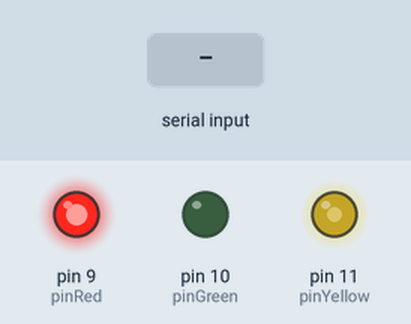
Simulated run of this sketch. Board: Arduino Uno, built with avr-gcc and run on an emulated ATmega328P. On the bench: output pins drawn as LEDs (lit = HIGH). Inputs (shaded band) come from the test bench. What the sketch prints to the serial monitor is not drawn.

Above: at 1.2 s.
1.3 s: "90,45,200," received over Serial
At 2.5 s:
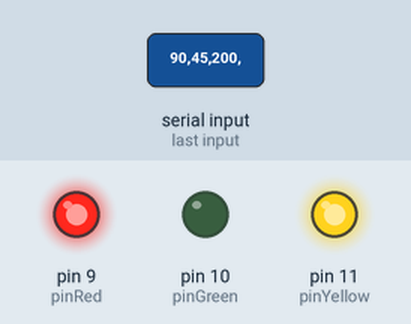
4.3 s: "30,150,10," received over Serial
At 5.2 s:
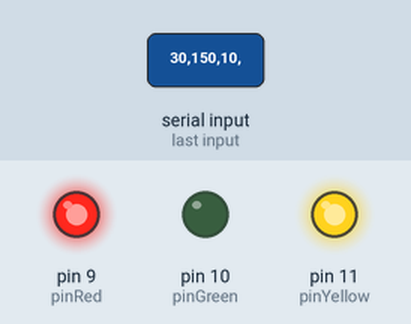
5.8 s: "200," received over Serial
At 8.6 s:
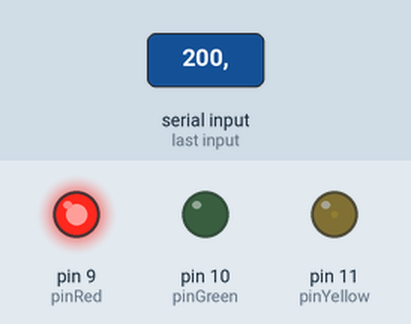
8.8 s: "90,45,200,10," received over Serial
At 10.7 s:
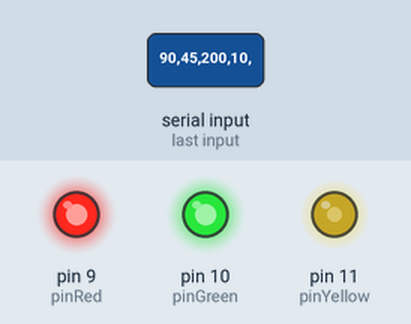
11.3 s: "30,150,10,200," received over Serial
At 12.1 s:
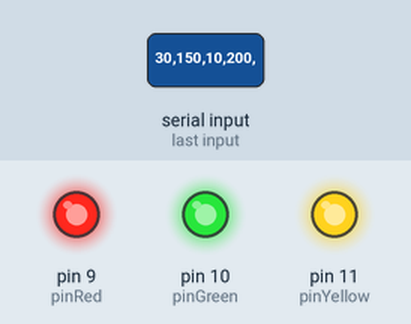
13.8 s: "1,90,45," received over Serial
At 16.3 s:
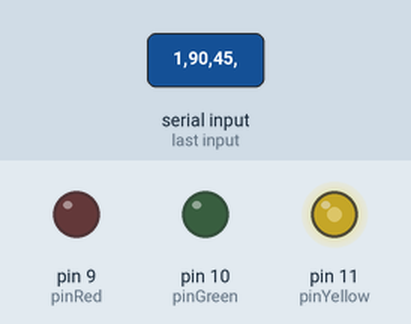
Timing chart, 0 to 17.8 s (numbered marks = the images above; inputs shaded):
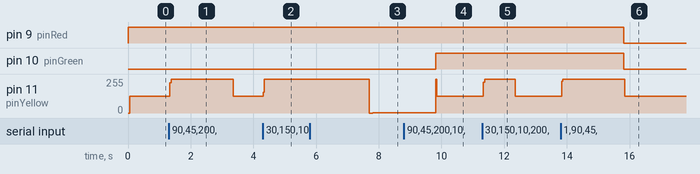

The sketch:

LedControl.ino
```cpp
int pinRed = 9;  //빨강LED
int pinGreen = 10; //녹색LED
int pinYellow = 11; //노랑LED PWM 출력이 가능한 핀
unsigned long prev1; //빨강 시작시간을 넣을 변수 생성
unsigned long prev2; //녹색 시작시간을 넣을 변수 생성
unsigned long prev3; //노랑 시작시간을 넣을 변수 생성
unsigned long prev4; //1초를 만들기 위한 시작시간 넣을 변수 생성
int redOn = 0; //빨강LED 켜져있는 시간
int redOff = 0; //빨강LED 꺼져있는 시간
int greenOn = 0; //녹색LED 켜져있는 시간
int greenOff = 0; //녹색LED 꺼져있는 시간
int yellowled = 0; //노랑LED 반복 시간
int ledBrightness = 0; //노랑LED OFF
int tmp = 0; // if문에 사용할 임의 변수 생성
int ledState1 = LOW; //빨강 LED OFF
int ledState2 = HIGH; //노랑 LED OFF

void setup(){
  Serial.begin(9600); //PC와의 시리얼 통신 속도 설정
  pinMode(pinGreen, OUTPUT); // 8번 핀 모드를 출력으로 설정
  pinMode(pinRed, OUTPUT); // 9번 핀 모드를 출력으로 설정
  pinMode(pinYellow, OUTPUT); // 10번 핀 모드를 출력으로 설정
  prev1 = millis(); // prev1에 현재 시간 입력
  prev2 = millis(); // prev2에 현재 시간 입력
  prev3 = millis(); // prev3에 현재 시간 입력
  Serial.println("REDLEDON,REDLEDOFF,GREENON,GREENOFF,YELLOW 형식으로 입력해주세요"); //빨강LED 켜져있는 시간, 빨강LED 꺼져있는 시간, 녹색LED 켜져있는 시간, 녹색LED 꺼져있는 시간, 노랑LED 반복할 시간을 입력해달라는 메세지를 시리얼모니터에 출력
  }
void loop()
{
  if(Serial.available()) //
  {
    redOn =  Serial.readStringUntil(',').toInt(); //,이 나오기 전까지 redOn에 대입
    redOff =  Serial.readStringUntil(',').toInt(); //,이 나오기 전까지 redOff에 대입
    greenOn =  Serial.readStringUntil(',').toInt(); //,이 나오기 전까지 greenOn에 대입
    greenOff =  Serial.readStringUntil(',').toInt(); //,이 나오기 전까지 greenOff에 대입
    yellowled =  Serial.readStringUntil('\0').toInt(); //NULL값이 나오기 전까지 yellowled에 대입
    Serial.print(redOn); //redOn값 시리얼모니터에 출력
    Serial.print(' '); //띄어쓰기 한 칸
    Serial.print(redOff); //redOff값 시리얼모니터에 출력
    Serial.print(' '); //띄어쓰기 한 칸
    Serial.print(greenOn); //greenOn값 시리얼모니터에 출력
    Serial.print(' '); //띄어쓰기 한 칸
    Serial.print(greenOff); //greenOff값 시리얼모니터에 출력
    Serial.print(' '); //띄어쓰기 한 칸
    Serial.println(yellowled); //yellowled값 시리얼모니터에 출력
    redOn *= 1000; //1초에 1000millis 이기 때문에 1000을 곱한다.
    redOff *= 1000; //1초에 1000millis 이기 때문에 1000을 곱한다.
    greenOn *= 1000; //1초에 1000millis 이기 때문에 1000을 곱한다.
    greenOff *= 1000; //1초에 1000millis 이기 때문에 1000을 곱한다.
    ledState1 = HIGH; //빨강LED ON
    ledState2 = LOW; //녹색LED ON
  }
      if(millis() - prev1 >= redOn+redOff) //빨강LED가 꺼져있는 시간을 넘어가면
      {
        prev1 = millis(); //시작시간은 현재시간이다.
        ledState1 = HIGH; //빨강LED ON
      }else if(millis() - prev1 >= redOn) //빨강LED가 켜져있는 시간을 넘어가면
      {
        ledState1 = LOW; //빨강LED OFF
      }
      if(millis() - prev2 >= greenOn+greenOff) //녹색LED가 꺼져있는 시간을 넘어가면
      {
        prev2 = millis(); //시작시간은 현재시간이다.
        ledState2 = LOW; //녹색LED ON
      }
      else if(millis() - prev2 >= greenOn) //녹색LED가 켜져있는 시간을 넘어가면
      {
        ledState2 = HIGH; //녹색LED OFF
      }
      if (millis() - prev3 >= yellowled*1000) //노랑LED 반복시간을 넘어가면
        {
          prev3 = millis(); //시작시간은 현재시간이다.
          if(tmp == 0){ //tmp값이 0이면
            tmp = 1; //tmp값에 1을 대입
            ledBrightness = 255; //밝기는 최대
          }
          else{ //tmp값이 0이 아니면
            tmp = 0; //tmp값은 0
            ledBrightness = 0; //밝기는 최소
          }
        }
        else{ //노랑LED 반복시간을 넘어가지 않는다면
          if(tmp == 0){ //tmp값이 0이라면
            if (millis() - prev4 >= 1000){ //현재시간에서 prev4를 뺀 값이 1초와 같거나 크면
              ledBrightness += 255/yellowled; //최대밝기 255에 반복되는 초를 나눈 값을 추가
              prev4 = millis(); //prev4는 현재시간
            }
          }
          else{
            if (millis() - prev4 >= 1000){ //현재시간에서 prev4를 뺀 값이 1초와 같거나 크면
              ledBrightness -= 255/yellowled; ////최대밝기 255에 반복되는 초를 나눈 값을 감소
              prev4 = millis(); //prev4는 현재시간
            }
          }
        }
        digitalWrite(pinRed,ledState1); //빨강LED 출력
        digitalWrite(pinGreen,ledState2); //녹색LED 출력
        analogWrite(pinYellow,ledBrightness); //노랑LED 출력
}
```

Measured:
- after the input at 1.3 s, pin 11 (pinYellow): 126/255 → 255/255 at once, → 127/255 2.0 s later
- after the input at 4.3 s, pin 11 (pinYellow): 127/255 → 255/255 at once
- after the input at 5.8 s, pin 11 (pinYellow): 255/255 → 254/255 after 1.0 s, → 0/255 0.89 s later, → 1/255 0.11 s later
- after the input at 8.8 s, pin 10 (pinGreen): LOW → HIGH after 1.0 s
- after the input at 11.3 s, pin 11 (pinYellow): 127/255 → 255/255 at once, → 127/255 1.0 s later
- after the input at 13.8 s, pin 9 (pinRed): HIGH → LOW after 2.0 s; pin 10 (pinGreen): HIGH → LOW after 2.0 s instead of 0.89 s; pin 11 (pinYellow): 127/255 → 255/255 at once, → 127/255 2.0 s later
